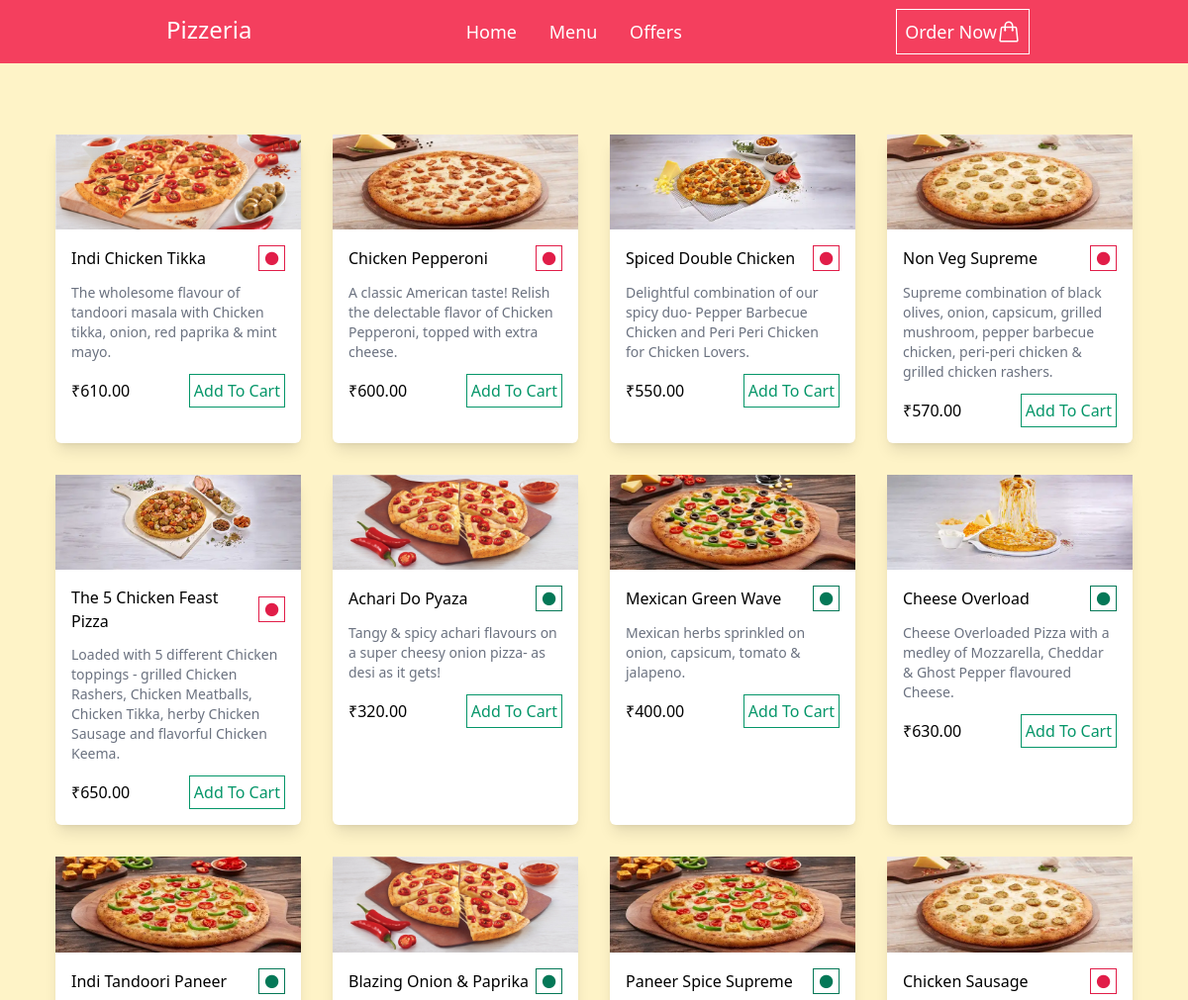
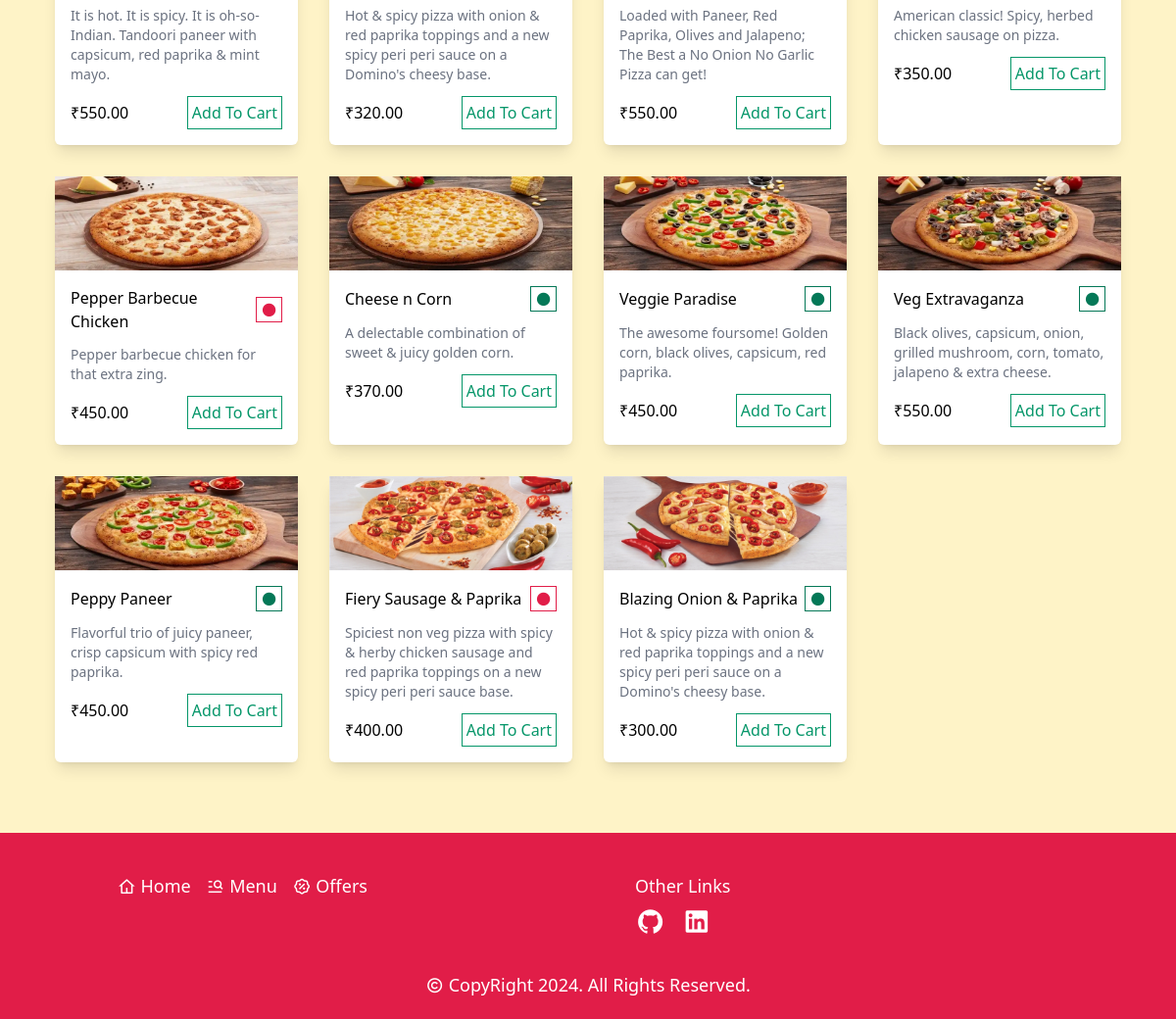
/menu/, run on an earlier commit of the app's database (2 pictures, top to bottom).
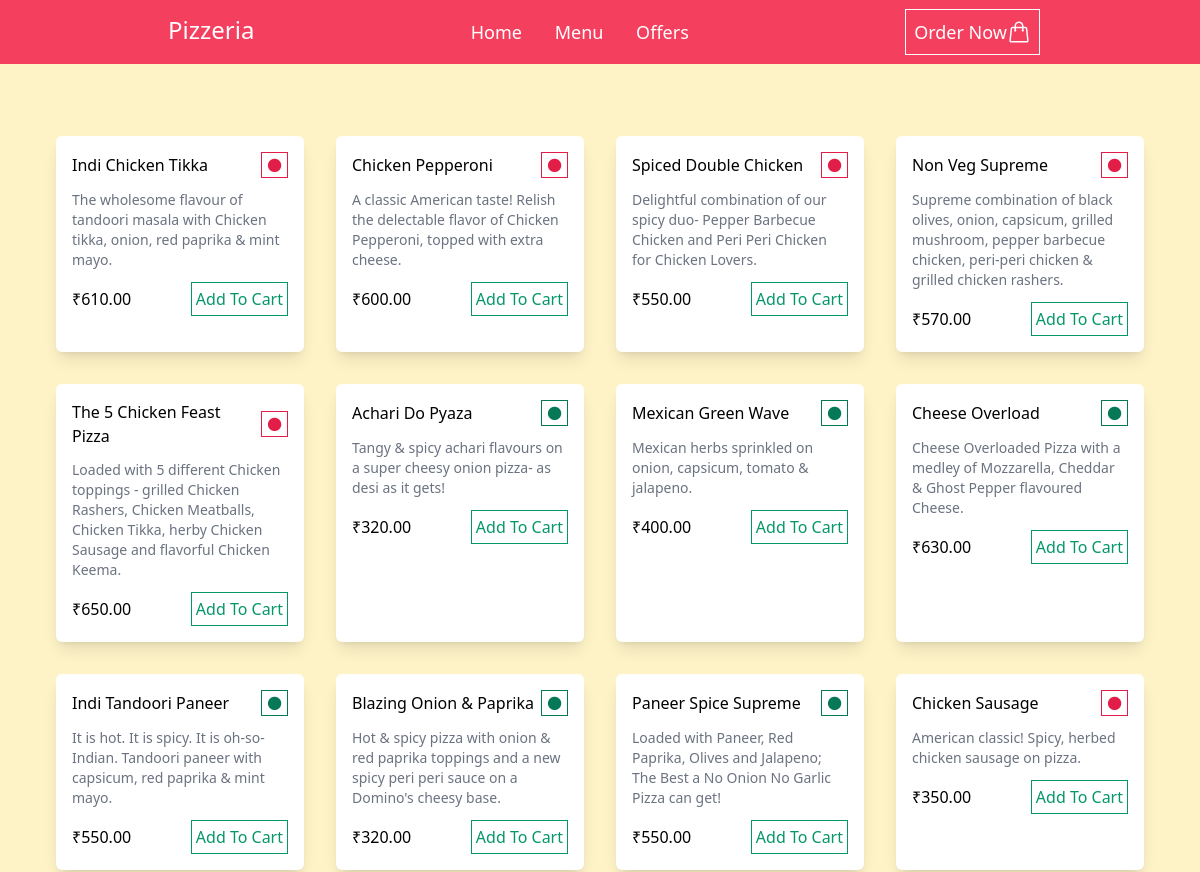
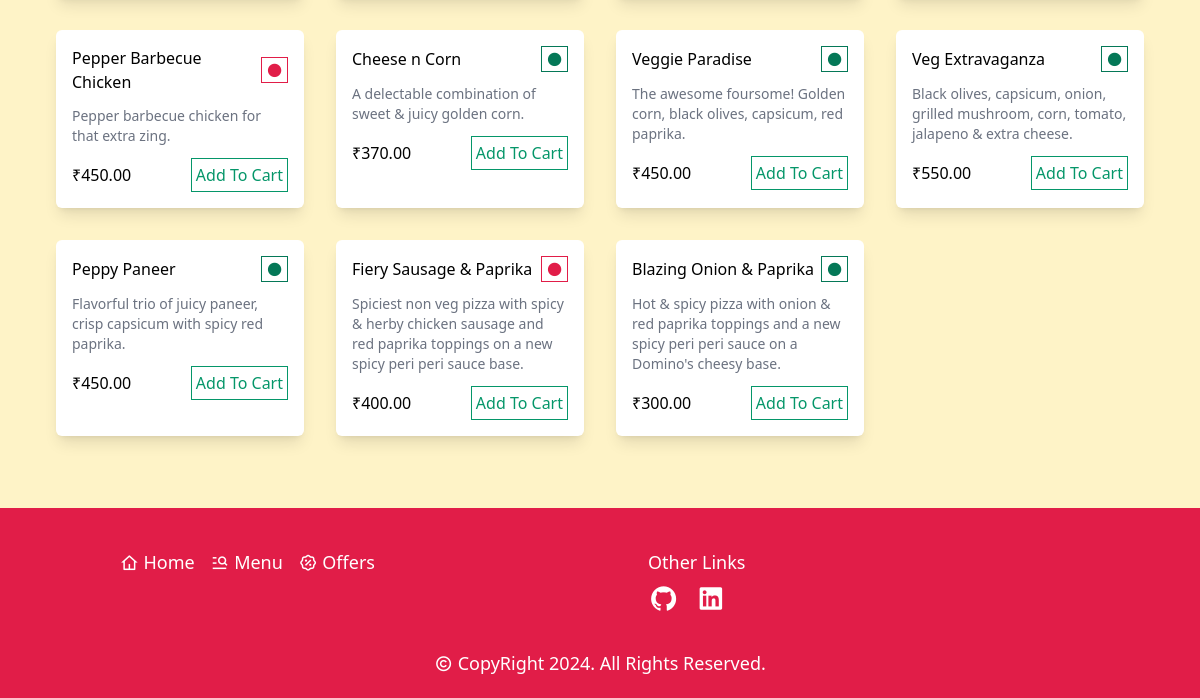
And on a later commit of the database (2 pictures, top to bottom).
### orders/models.py (models this page shows)
class BaseModel(models.Model):
    uid = models.UUIDField(default=uuid.uuid4, editable=False, primary_key=True)
    created_at = models.DateTimeField(default=timezone.now)
    updated_at = models.DateTimeField(default=timezone.now)
    class Meta:
        abstract = True

class Pizza(BaseModel):
    CATEGORY_CHOICE = [
        ('Veg', 'Veg'), ('Non-Veg', 'Non-Veg')
    ]
    name = models.CharField(max_length=100)
    description = models.TextField()
    pizza_image = models.ImageField(upload_to="pizza_image/", null=True)
    category = models.CharField(max_length=20, choices=CATEGORY_CHOICE)
    price = models.DecimalField(max_digits=6, decimal_places=2)
    available = models.BooleanField(default=True)

### orders/views.py (the view)
# urls.py: path('menu/', index, name='index'),  # Pass the view function without parentheses
def index(request):
    menu = Pizza.objects.all().order_by('-updated_at')
    return render(request, 'index.html', {'menu':menu})

### templates/index.html (shortened to what this page needs)
{% extends 'base.html' %}
{% block main %}
<div class="grid grid-cols-1 md:grid-cols-2 lg:grid-cols-4 gap-5  md:gap-8 m-4 md:m-6">
  {% for m in menu %}
      <div class="bg-white shadow-lg rounded-md">
        <img src="{{ m.pizza_image.url }}" alt="">
        <div class="p-4">
          <div class="flex justify-between items-center">
            <a href="{% url 'pizza_detail' m.uid %}" class="hover:text-amber-500"><h3 class="font-medium">{{ m.name }}</h3></a>
            <button class="cursor-text border px-1 {% if m.category == 'Veg' %}border-emerald-700{% else %}border-rose-600{% endif %}"><i class="ri-circle-fill {% if m.category == 'Veg' %}text-emerald-700{% else %}text-rose-600{% endif %} "></i></button>
          </div>
          <p class="text-gray-500 mt-3 text-sm">{{ m.description }}</p>
          <div class="mt-3 flex justify-between items-center">
            <p class="font-medium">₹{{ m.price }}</p>
            <a href="{% url 'add_item_cart' m.uid %}"><button class="border border-emerald-600 p-1 text-emerald-600 hover:bg-emerald-600 hover:text-white">Add To Cart</button></a>
          </div>
        </div>
      </div>
      {% endfor %}
  </div>
{% endblock %}

### theme/templates/base.html (shortened to what this page needs)
{% load static tailwind_tags %}
<!DOCTYPE html>
<html lang="en">
	<head>
		<link href="https://cdn.jsdelivr.net/npm/remixicon@4.3.0/fonts/remixicon.css" rel="stylesheet"/>
		{% tailwind_css %}
	</head>
	<body class="bg-amber-100">
		<nav class="bg-rose-500 flex items-center justify-between h-16 px-3 md:px-20 lg:px-40 md:text-xl text-white">
			<div class="left flex">
				<a href="{% url 'home' %}"><h4 class="hidden lg:block ml-2 text-2xl font-medium">Pizzeria</h4></a>
			</div>
			<div class="middle text-base md:text-lg space-x-2 md:space-x-7">
				<a href="{% url 'home' %}">Home</a>
				<a href="{% url 'index' %}">Menu</a>
				<a href="{% url 'offers' %}">Offers</a>
			</div>
			<div class="right">
				{% if request.user.is_authenticated %}
				    <div class="flex items-center">
						<a href="{% url 'cart_view' %}" class="text-xl md:text-2xl"><i class="ri-shopping-cart-2-line"></i></a>
						<a href="{% url 'user_account' %}"><button class="ml-2 text-sm md:text-lg flex items-center border p-1 md:p-2 gap-1 border-white hover:bg-amber-400">
							<svg xmlns="http://www.w3.org/2000/svg" fill="none" viewBox="0 0 24 24" stroke-width="1.5" stroke="currentColor" class="size-6">
								<path stroke-linecap="round" stroke-linejoin="round" d="M17.982 18.725A7.488 7.488 0 0 0 12 15.75a7.488 7.488 0 0 0-5.982 2.975m11.963 0a9 9 0 1 0-11.963 0m11.963 0A8.966 8.966 0 0 1 12 21a8.966 8.966 0 0 1-5.982-2.275M15 9.75a3 3 0 1 1-6 0 3 3 0 0 1 6 0Z" />
							</svg>
							My Account
						</button></a>
					</div>
				{% else %}
					<a href="{% url 'customer_register' %}"><button class="flex items-center border p-2 text-base md:text-lg border-white hover:bg-emerald-500">Order Now
					</button>
					</a>
				{% endif %}
			</div>
		</nav>
		<main class="p-4 md:p-8 my-4">
			{% block main %}  {% endblock %}
		</main>
		 {% block footer %}
		<footer class="bg-rose-600 text-lg font-medium text-white p-5 md:p-10 md:pb-5 inset-0 bottom-0">
			<div class="grid grid-cols-2 flex-col lg:ms-20 gap-4">
				<div class="flex flex-col gap-2">
					<div class="md:flex items-center gap-4">
						<div><a href="{% url 'home' %}"><i class="ri-home-4-line"></i> Home</a></div>
						<div><a href="{% url 'index' %}"><i class="ri-menu-search-line"></i> Menu</a></div>
						<div><a href=""></a><i class="ri-discount-percent-line"></i> Offers</div>
					</div>
				</div>
				<div class="md:flex flex-col gap-1">
					<div>Other Links</div>
					<div class="flex items-center gap-4 text-3xl">
						<a href="https://github.com/sampada109/"><i class="ri-github-fill"></i></a>
						<a href="https://www.linkedin.com/in/sampada-kaushik/"><i class="ri-linkedin-box-fill"></i></a>
					</div>
				</div>
			</div>
			<div class="text-center mt-6 lg:mt-8">
				<i class="ri-copyright-line"></i> CopyRight 2024. All Rights Reserved.
			</div>
		</footer>
		{% endblock %}
	</body>
</html>

What changed in the data, as far as the page shows it:
changed Pizza "Indi Chicken Tikka": pizza_image: picture removed
changed Pizza "Chicken Pepperoni": pizza_image: picture removed
changed Pizza "Spiced Double Chicken": pizza_image: picture removed
changed Pizza "Non Veg Supreme": pizza_image: picture removed
changed Pizza "The 5 Chicken Feast Pizza": pizza_image: picture removed
changed Pizza "Achari Do Pyaza": pizza_image: picture removed
changed Pizza "Mexican Green Wave": pizza_image: picture removed
changed Pizza "Cheese Overload": pizza_image: picture removed
changed Pizza "Indi Tandoori Paneer": pizza_image: picture removed
changed Pizza (number 10 of 19 on the later page): pizza_image: picture removed
changed Pizza "Paneer Spice Supreme": pizza_image: picture removed
changed Pizza "Chicken Sausage": pizza_image: picture removed
changed Pizza "Pepper Barbecue Chicken": pizza_image: picture removed
changed Pizza "Cheese n Corn": pizza_image: picture removed
changed Pizza "Veggie Paradise": pizza_image: picture removed
changed Pizza "Veg Extravaganza": pizza_image: picture removed
changed Pizza "Peppy Paneer": pizza_image: picture removed
changed Pizza "Fiery Sausage & Paprika": pizza_image: picture removed
changed Pizza (number 19 of 19 on the later page): pizza_image: picture removed
